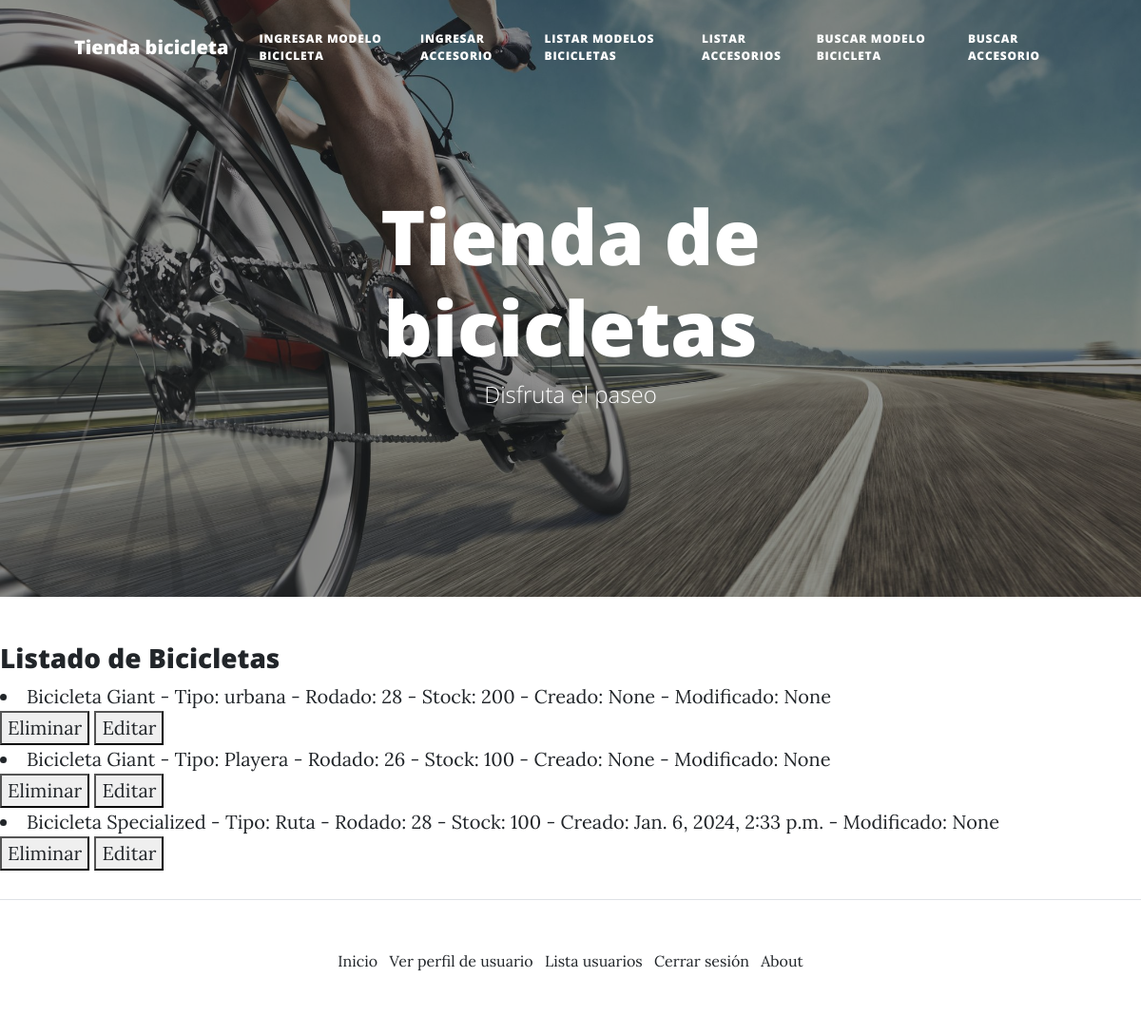
The page /stock/listar_modelos_de_bicicletas/ (signed in) on the database as committed earlier.
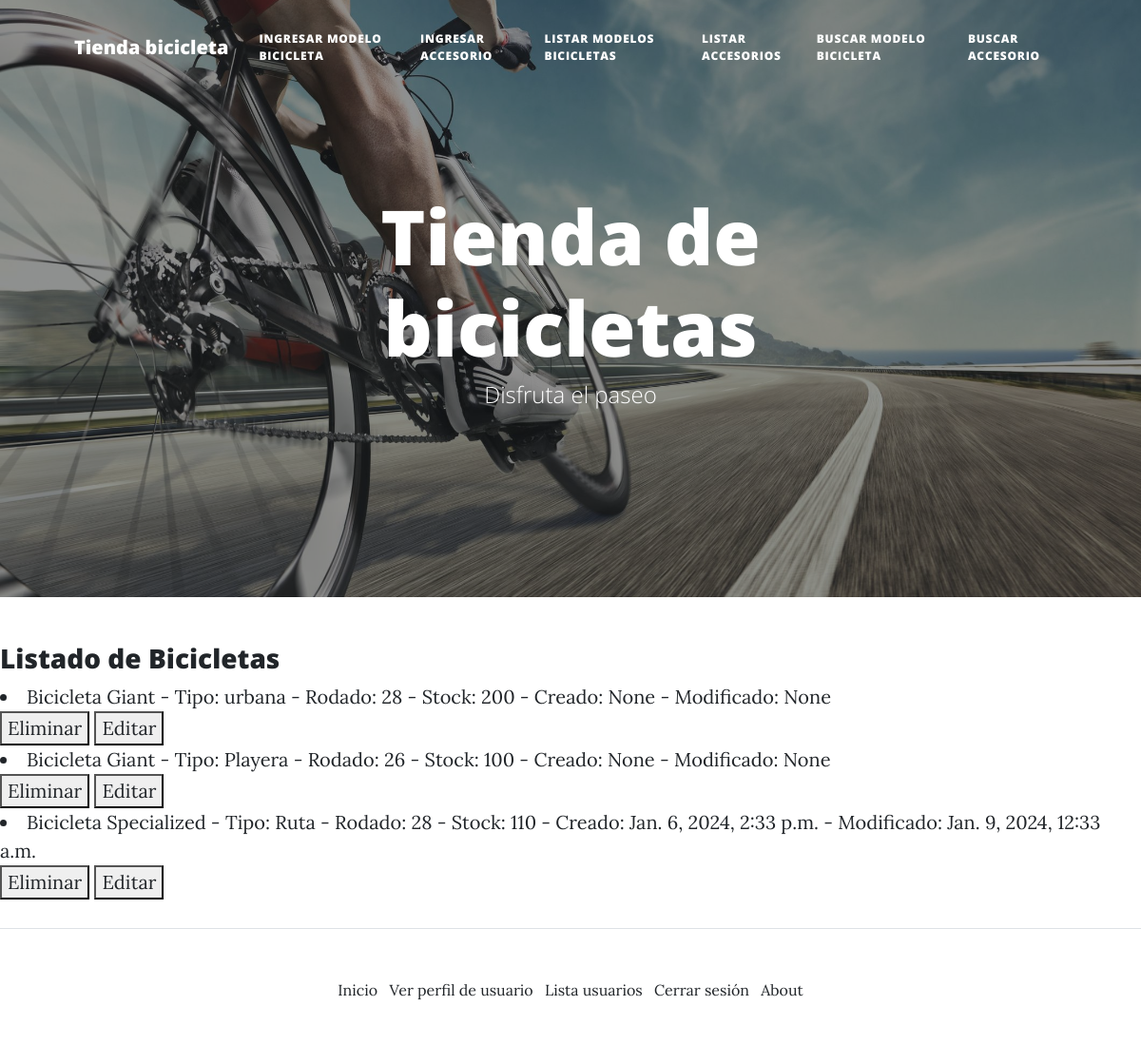
The same page on the database as committed later.
### appStock/models.py (models this page shows, shortened)
class ModeloBicicleta(models.Model):
    marca = models.CharField(max_length=20)
    tipo = models.CharField(max_length=30)
    rodado = models.IntegerField()
    stock = models.IntegerField()
    creado = models.DateTimeField(null=True)
    modificado = models.DateTimeField(null=True)

### appStock/views.py (the view)
# urls.py: path('listar_modelos_de_bicicletas/', listar_bicicletas, name='listar modelos de bicicletas'),
@login_required
def listar_bicicletas(request):
    lista_bicis = ModeloBicicleta.objects.all()
    return render(request, 'stock/lista_bicicletas.html', {'bicicletas': lista_bicis})

### templates/Stock/lista_bicicletas.html
{% extends "base.html" %}
{% load static %}
{% block contenido %}
<h3> Listado de Bicicletas </h3>
    <body>
        {% for bicicleta in bicicletas %}
        <li>Bicicleta {{bicicleta.marca}} - Tipo: {{bicicleta.tipo}} - Rodado: {{bicicleta.rodado}} - Stock: {{bicicleta.stock}} - Creado: {{bicicleta.creado}} - Modificado: {{bicicleta.modificado}}</li>
        {% if request.user.is_staff %}
        <button>
            <a href = "{% url 'eliminar_bicicleta' marca_bicicleta=bicicleta.marca tipo_bicicleta=bicicleta.tipo rodado_bicicleta=bicicleta.rodado %}"> Eliminar </a>
        </button>
        <button>
            <a href = "{% url 'editar_bicicleta' marca_bicicleta=bicicleta.marca tipo_bicicleta=bicicleta.tipo rodado_bicicleta=bicicleta.rodado %}"> Editar </a>
        </button>
        {% endif %}
    {% endfor %}
    <br>
    </body>
{% endblock %}

Rows that differ between the two databases and show on the page:
changed ModeloBicicleta "Specialized": stock "100" → "110"; modificado "None" → "Jan. 9, 2024, 12:33 a.m."
